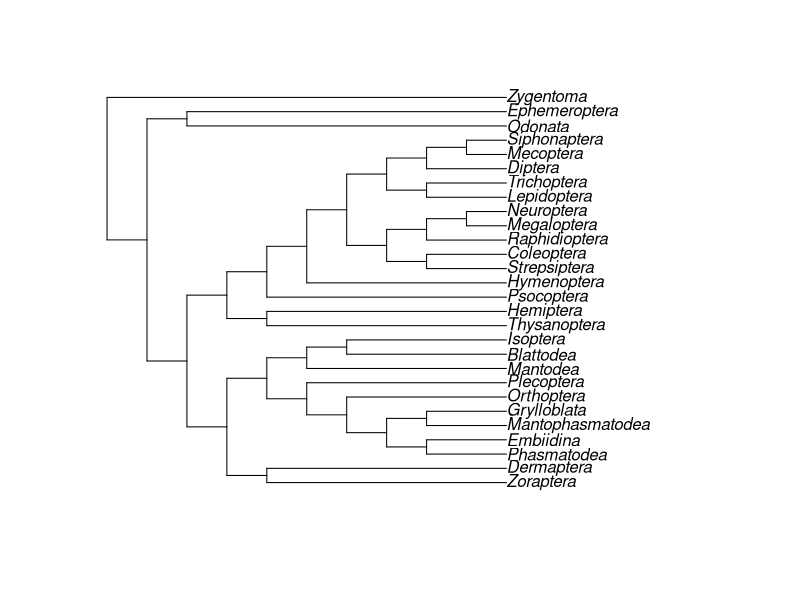

The R source for this figure: (Note: this script raises an error after producing the figure.)
library(ape)
library(phytools)
tree <- read.tree(text="(((((Zoraptera,Dermaptera),(((((Phasmatodea,Embiidina),(Mantophasmatodea,Grylloblata)),Orthoptera),Plecoptera),(Mantodea,(Blattodea,Isoptera)))),((Thysanoptera,Hemiptera),(Psocoptera,(Hymenoptera,(((Strepsiptera,Coleoptera),(Raphidioptera,(Megaloptera,Neuroptera))),((Lepidoptera,Trichoptera),(Diptera,(Mecoptera,Siphonaptera)))))))),(Odonata,Ephemeroptera)),Zygentoma);")
tree$edge.lengths <- rep(1,54)
tree <- force.ultrametric(tree, method="extend")
plot(tree)
dat <- read.csv("data.invert.csv")
unique(dat$Order)[!(unique(dat$Order)) %in% tree$tip.label]


unique(tree$tip.label)[!tree$tip.label%in% unique(dat$Order) ]
range(dat$haploid.homo)
dat2 <- matrix(NA, length(unique(tree$tip.label)), 223)
row.names(dat2) <- tree$tip.label
for(i in 1:nrow(dat2)){
  vals <- dat$haploid.homo[dat$Order == row.names(dat2)[i]] 
  for(j in 1:ncol(dat2)){
    dat2[i, j] <- sum(vals == j)
  }
}
dat3 <- dat2[,1:100]
dat3[21,100] <-21


new_palette <- c("white", viridis(n = 78, begin = 0, end = 1, option="B"))
phylo.heatmap(tree,log1p(dat3), fsize = c(0.6, 0.6, 1), colors = new_palette, grid = TRUE,
              split = c(0.2, 0.8), legend = TRUE)
